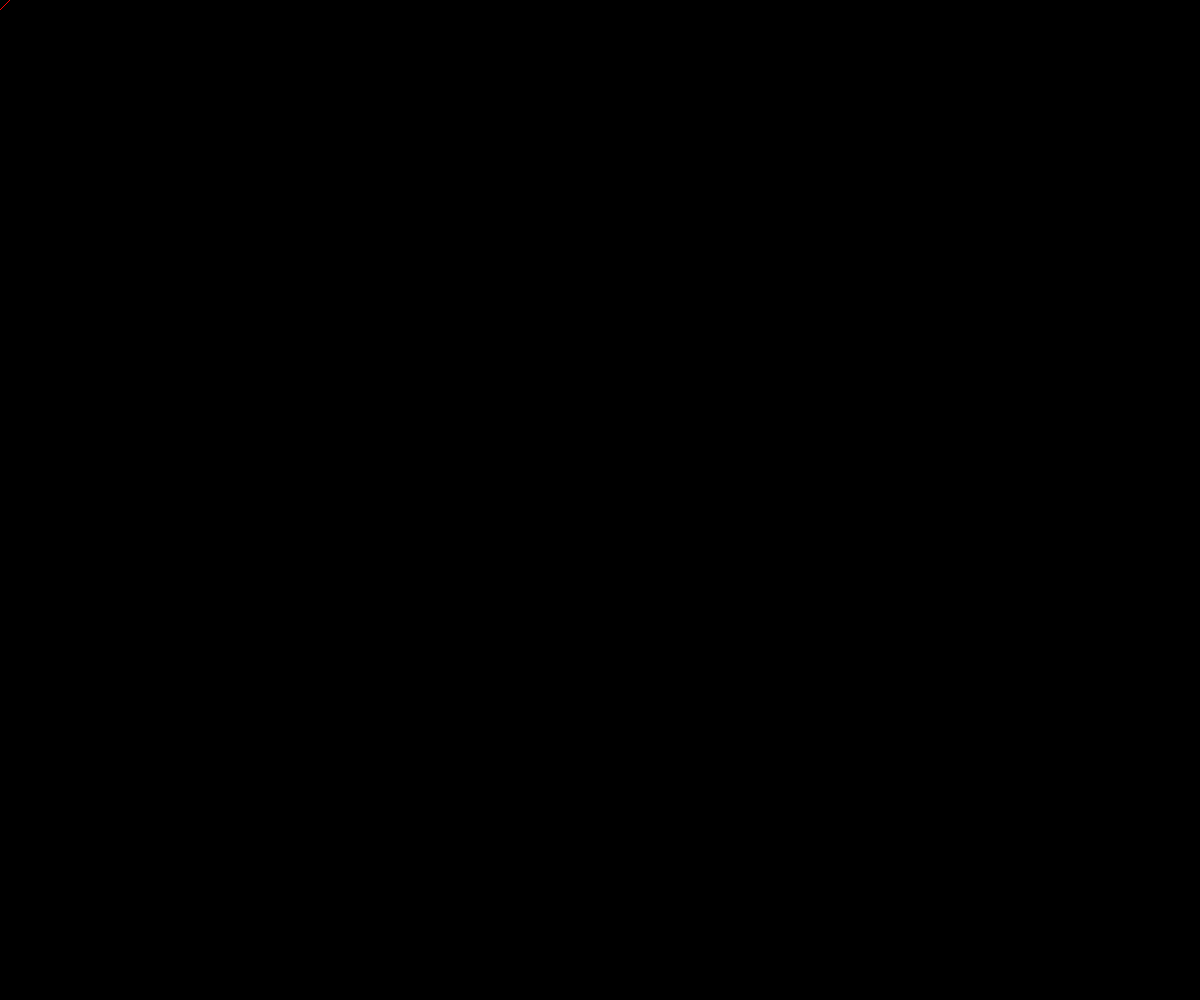
Frame 1 (no input)
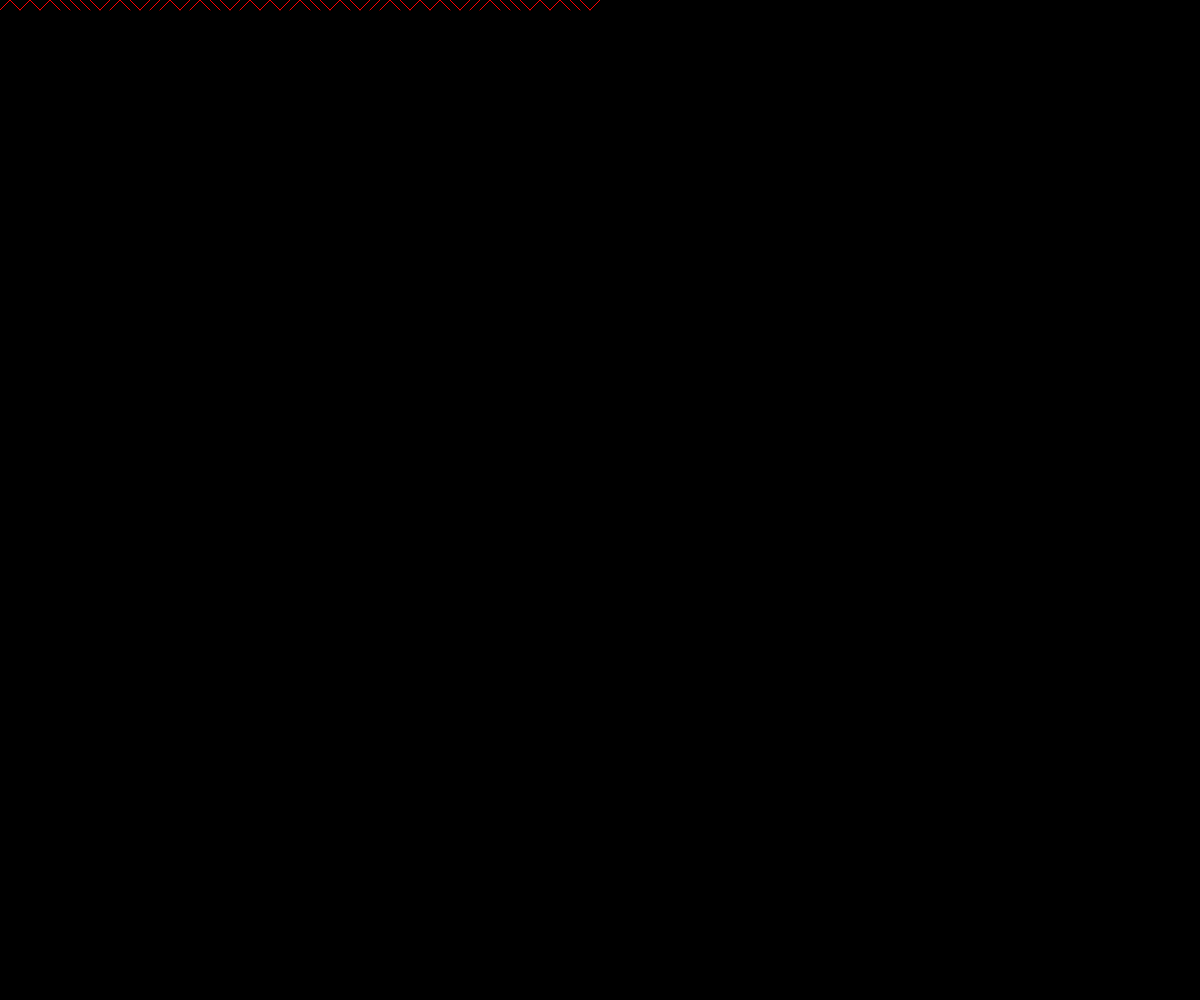
Frame 60 (no input)
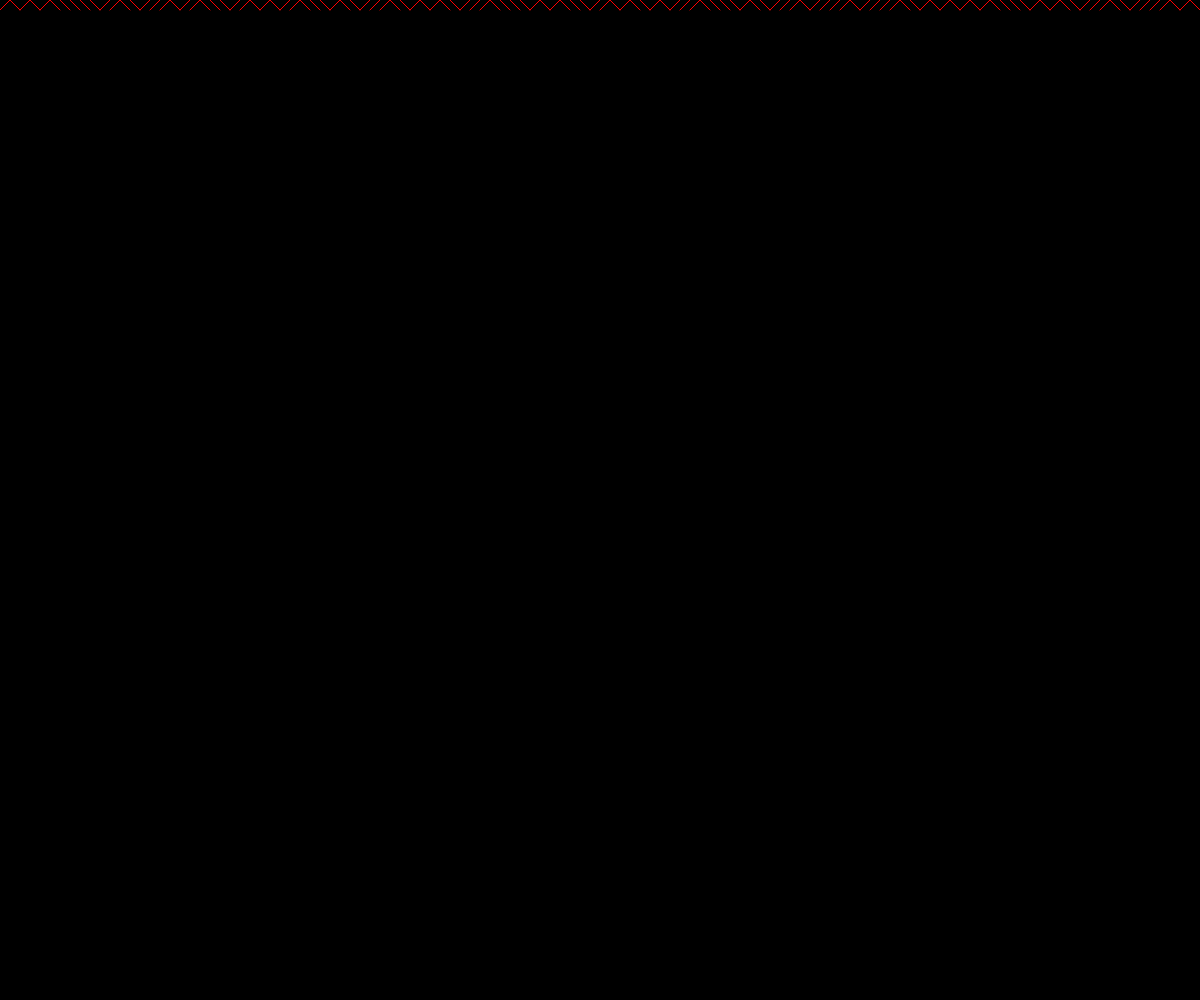
Frame 120 (the mouse pressed at the canvas centre since frame 60)

The p5.js sketch that drew these frames (run headless with seeded random() and noise() and a simulated clock; from frame 60 on, the mouse is pressed at the canvas centre):

// p5.js sketch
// ── sketch.js
let x = 0;
let y = 0;
let spacing = 10;
let col = 0;
let inc = 5;

function setup() {
    createCanvas (windowWidth, windowHeight);
    background(0);
    colorMode(HSB);
    noFill();
    //rectMode(CENTER);
    ellipseMode(CENTER);
}

function draw() {
    stroke(col, 255, 255);
    if (random(1) < 0.50) {
        line(x, y, x + spacing, y + spacing);    
    } else {
        line(x, y + spacing, x + spacing, y);
    }
    
    x = x + spacing;
    
    if (x >= width) {
        x = 0;
        y = y + spacing;
        col = col + inc;
        if (col > 255 || col < 0) {
            inc = inc * -1;
        }
    }
    
    if (y >= height) {
        y = 0;
        fill(0, 0, 0, 0.3);
        noStroke();
        
        rect(0, 0, windowWidth, windowHeight);
    }
    
    
}
